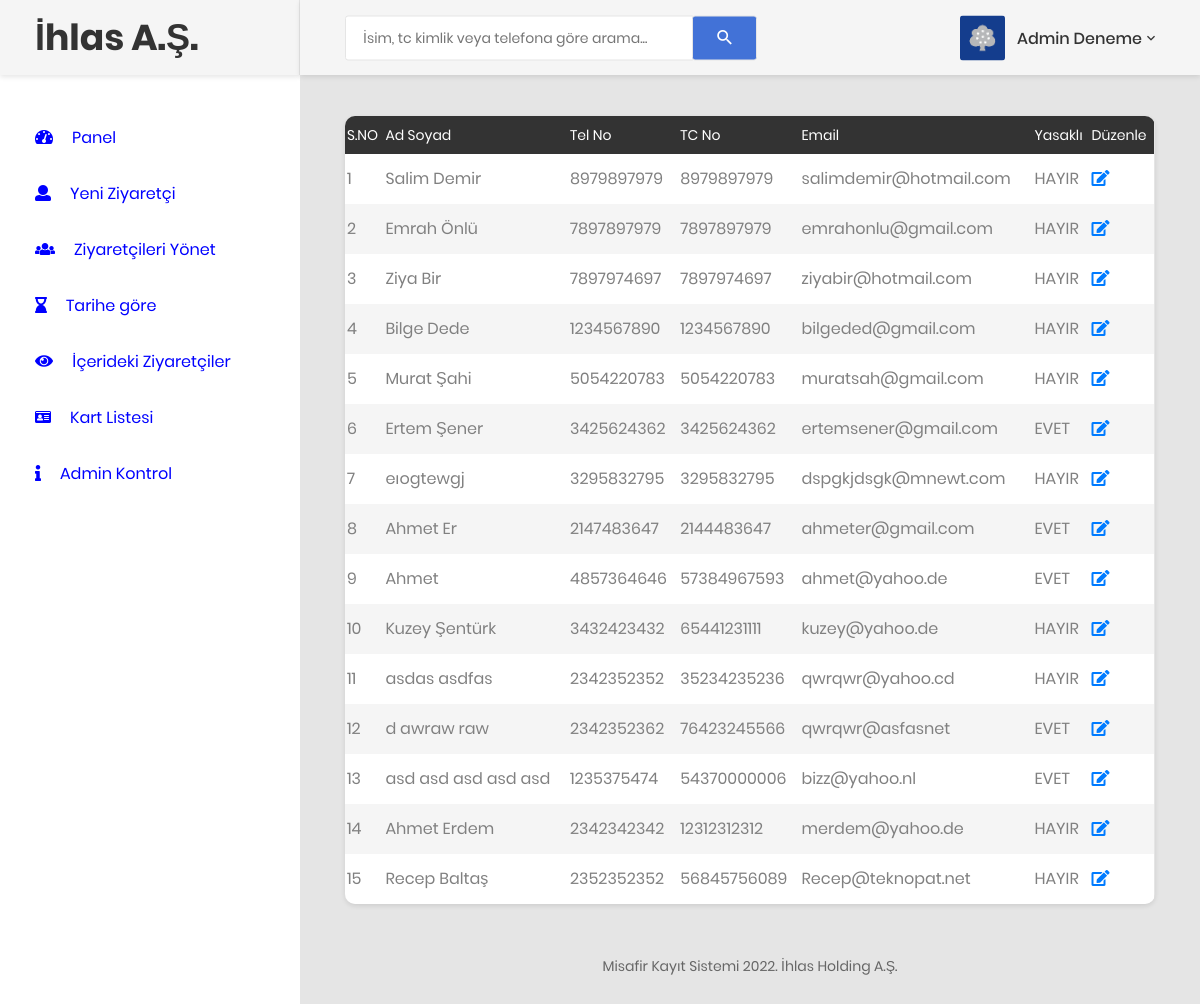
Screenshot of /manage-newvisitors.php (signed in) with the database file from the repository.
### tables this page shows
CREATE TABLE `tblvisitor` (
  `ID` int(5) NOT NULL,
  `FullName` varchar(120) DEFAULT NULL,
  `Kart` char(4) DEFAULT NULL,
  `Email` varchar(120) DEFAULT NULL,
  `MobileNumber` bigint(11) DEFAULT NULL,
  `TcKimlik` char(11) NOT NULL,
  `Address` varchar(250) DEFAULT NULL,
  `WhomtoMeet` varchar(120) DEFAULT NULL,
  `Deptartment` varchar(120) DEFAULT NULL,
  `ReasontoMeet` varchar(120) DEFAULT NULL,
  `EnterDate` timestamp NULL DEFAULT current_timestamp(),
  `remark` varchar(255) DEFAULT NULL,
  `outtime` timestamp NULL DEFAULT NULL ON UPDATE current_timestamp(),
  `Ban` char(6) DEFAULT NULL
);

### manage-newvisitors.php (the view, shortened to what this page needs)
<?php
include('includes/dbconnection.php');
if (strlen($_SESSION['cvmsaid']==0)) {
  header('location:logout.php');
  } else{
  ?>
<!DOCTYPE html>
<html lang="tr">
<head>
    <link href="css/font-face.css" rel="stylesheet" media="all">
    <link href="vendor/font-awesome-4.7/css/font-awesome.min.css" rel="stylesheet" media="all">
    <link href="vendor/font-awesome-5/css/fontawesome-all.min.css" rel="stylesheet" media="all">
    <link href="vendor/mdi-font/css/material-design-iconic-font.min.css" rel="stylesheet" media="all">
    <link href="vendor/bootstrap-4.1/bootstrap.min.css" rel="stylesheet" media="all">
    <link href="vendor/animsition/animsition.min.css" rel="stylesheet" media="all">
    <link href="vendor/bootstrap-progressbar/bootstrap-progressbar-3.3.4.min.css" rel="stylesheet" media="all">
    <link href="vendor/wow/animate.css" rel="stylesheet" media="all">
    <link href="vendor/css-hamburgers/hamburgers.min.css" rel="stylesheet" media="all">
    <link href="vendor/slick/slick.css" rel="stylesheet" media="all">
    <link href="vendor/select2/select2.min.css" rel="stylesheet" media="all">
    <link href="vendor/perfect-scrollbar/perfect-scrollbar.css" rel="stylesheet" media="all">
    <link href="css/theme.css" rel="stylesheet" media="all">
</head>
<body class="animsition">
    <div class="page-wrapper">
      <?php include_once('includes/sidebar.php');?>
        <div class="page-container">
            <?php include_once('includes/header.php');?>
            <div class="main-content">
                <div class="section__content section__content--p30">
                    <div class="container-fluid">
                        <div class="row">
                            <div class="col-lg-12">
                                <div class="table-responsive table--no-card m-b-30">
                                    <table class="table table-borderless table-striped table-earning">
                                         <thead>
                                        <tr>
                                            <tr>
                  <th>S.NO</th>
                  <th>Ad Soyad</th>
              <th>Tel No</th>
              <th>TC No</th>
              <th>Email</th>
			  <th>Yasaklı</th>
                   <th>Düzenle</th>
                </tr>
                                        </tr>
                                        </thead>
                                       <?php
$ret=mysqli_query($con,"select *from tblvisitor");
$cnt=1;
while ($row=mysqli_fetch_array($ret)) {
?>
                <tr>
                  <td><?php echo $cnt;?></td>
                  <td><?php  echo $row['FullName'];?></td>
                  <td><?php  echo $row['MobileNumber'];?></td>
                  <td><?php  echo $row['TcKimlik'];?></td>
                <td><?php  echo $row['Email'];?></td>
				<td><?php  echo $row['Ban']; ?></td>
                  <td><a href="visitor-detail.php?editid=<?php echo $row['ID'];?>" title="View Full Details"><i class="fa fa-edit fa-1x"></i></a></td>
                </tr>
                <?php
$cnt=$cnt+1;
}?>
                                    </table>
                                </div>
                            </div>
                        </div>
<?php include_once('includes/footer.php');?>
          </div>
                </div>
            </div>
        </div>
    </div>
</body>
</html>
<?php }  ?>

### includes/header.php (shortened to what this page needs)
<header class="header-desktop">
                <div class="section__content section__content--p30">
                    <div class="container-fluid">
                        <div class="header-wrap">
                            <form class="form-header" name="search" action="search-visitor.php" method="post">
                                <input class="au-input au-input--xl" type="text" name="searchdata" id="searchdata" placeholder="İsim, tc kimlik veya telefona göre arama..." />
                                <button class="au-btn--submit" type="submit" name="search">
                                    <i class="zmdi zmdi-search"></i>
                                </button>
                            </form>
                            <div class="header-button">
                                 <?php
$adminid=$_SESSION['cvmsaid'];
$ret=mysqli_query($con,"select AdminName from tbladmin where ID='$adminid'");
$row=mysqli_fetch_array($ret);
$name=$row['AdminName'];
?>
                                <div class="account-wrap">
                                    <div class="account-item clearfix js-item-menu">
                                        <div class="image">
                                            <img src="images/icon/avatar-01.jpg" alt="Deneme Görsel" />
                                        </div>
                                        <div class="content">
                                            <a class="js-acc-btn" href="#"><?php echo $name; ?></a>
                                        </div>
                                    </div>
                                </div>
                            </div>
                        </div>
                    </div>
                </div>
            </header>

### rows the page displays
tblvisitor: FullName "Salim Demir", MobileNumber "8979897979", TcKimlik "8979897979", Email "salimdemir@hotmail.com", Ban "HAYIR"
tblvisitor: FullName "Emrah Önlü", MobileNumber "7897897979", TcKimlik "7897897979", Email "emrahonlu@gmail.com", Ban "HAYIR"
tblvisitor: FullName "Ziya Bir", MobileNumber "7897974697", TcKimlik "7897974697", Email "ziyabir@hotmail.com", Ban "HAYIR"
tblvisitor: FullName "Bilge Dede", MobileNumber "1234567890", TcKimlik "1234567890", Email "bilgeded@gmail.com", Ban "HAYIR"
tblvisitor: FullName "Murat Şahi", MobileNumber "5054220783", TcKimlik "5054220783", Email "muratsah@gmail.com", Ban "HAYIR"
tblvisitor: FullName "Ertem Şener", MobileNumber "3425624362", TcKimlik "3425624362", Email "ertemsener@gmail.com", Ban "EVET"
tblvisitor: FullName "eıogtewgj", MobileNumber "3295832795", TcKimlik "3295832795", Email "dspgkjdsgk@mnewt.com", Ban "HAYIR"
tblvisitor: FullName "Ahmet Er", MobileNumber "2147483647", TcKimlik "2144483647", Email "ahmeter@gmail.com", Ban "EVET"
tblvisitor: FullName "Ahmet", MobileNumber "4857364646", TcKimlik "57384967593", Email "ahmet@yahoo.de", Ban "EVET"
tblvisitor: FullName "Kuzey Şentürk", MobileNumber "3432423432", TcKimlik "65441231111", Email "kuzey@yahoo.de", Ban "HAYIR"
tblvisitor: FullName "asdas asdfas", MobileNumber "2342352352", TcKimlik "35234235236", Email "qwrqwr@yahoo.cd", Ban "HAYIR"
tblvisitor: FullName "d awraw raw", MobileNumber "2342352362", TcKimlik "76423245566", Email "qwrqwr@asfasnet", Ban "EVET"
tblvisitor: FullName "asd asd asd asd asd", MobileNumber "1235375474", TcKimlik "54370000006", Email "bizz@yahoo.nl", Ban "EVET"
tblvisitor: FullName "Ahmet Erdem", MobileNumber "2342342342", TcKimlik "12312312312", Email "merdem@yahoo.de", Ban "HAYIR"
tblvisitor: FullName "Recep Baltaş", MobileNumber "2352352352", TcKimlik "56845756089", Email "Recep@teknopat.net", Ban "HAYIR"

### other values shown
$name "Admin Deneme"
